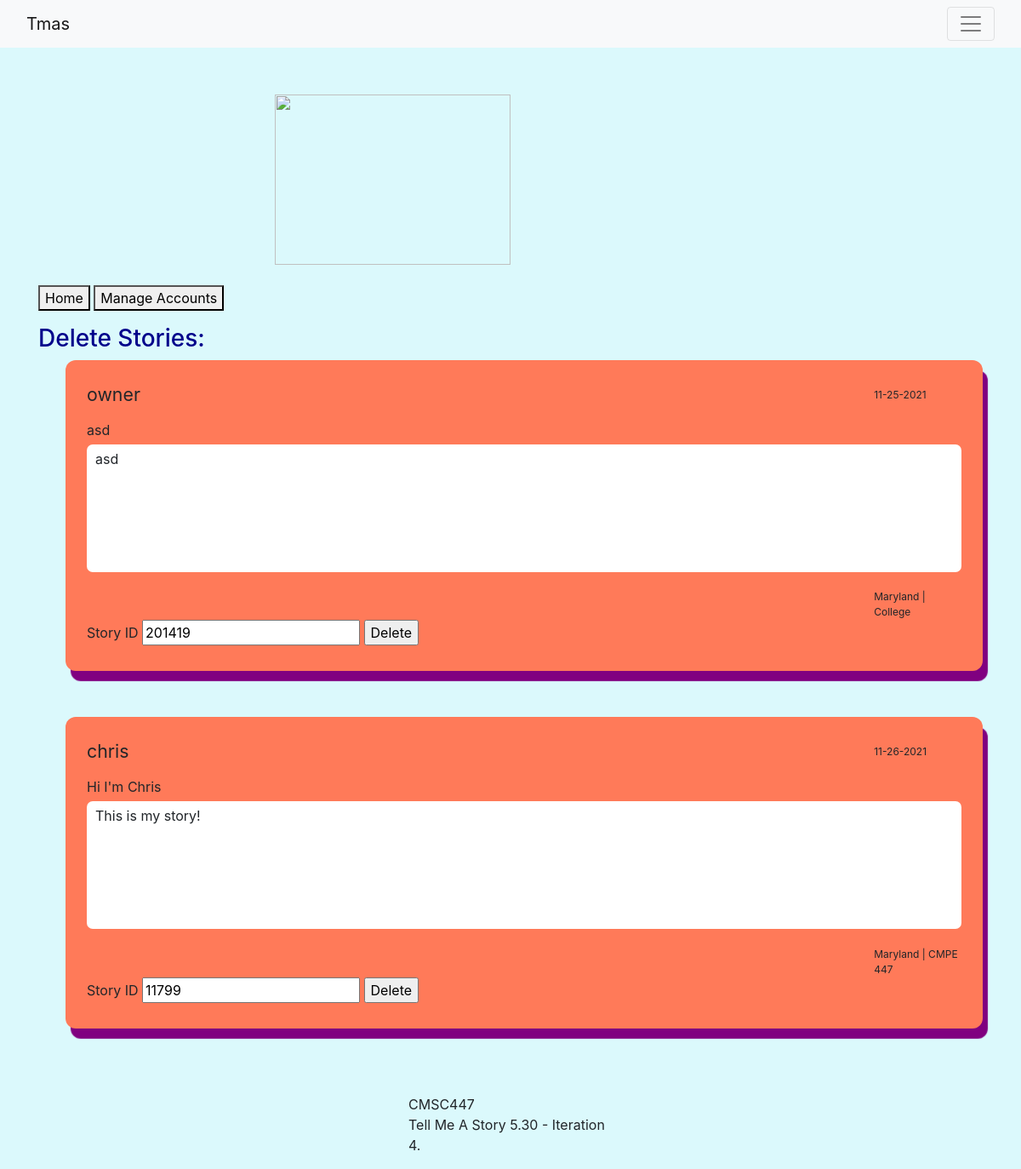
/adminPage/ (signed in), run on the app's committed database.
### tmasTest/models.py (models this page shows)
class Tmas(models.Model):
    subject = models.TextField()
    date = models.TextField()
    story = models.TextField()
    community = models.TextField()
    user = models.TextField()
    storyID = models.TextField()
    location = models.TextField()
    status = models.TextField()
    links = models.ManyToManyField(storyLink)

### tmasTest/views.py (the view)
# urls.py: path('adminPage/', views.adminPage, name='adminPage'),
def adminPage(request):
    stories = Tmas.objects.filter()
    context = {
        'stories': stories,
    }
    return render(request, "admin/adminPage.html", context=context)

### tmasTest/templates/admin/adminPage.html (shortened to what this page needs)
{% extends 'base.html' %}
{% block content %}
   <p>
	   <a href="{% url 'index' %}">
        <button>Home</button>
	   </a>
	   <a href="{% url 'admin' %}">
        <button>Manage Accounts</button>
	   </a>
        <h3 style="color:darkblue;">Delete Stories:</h3>
        <ol>
            {% for story in stories %}
			<form action="{% url 'delete' %}" method="post">
			<li style="list-style-type: none;">
			<div style="background-color: #FF7A59; padding: 25px; margin: 0px 0px 5% 0px; border-radius: 12px 12px 12px 12px; box-shadow: 6px 12px 1px purple;">
                <div style = "font-size: 16pt; width: 250px">
					{{story.user}}
				</div>
				<div style = "font-size: 9pt; position: float; padding-left: 90%; margin-top: -25px;">
					{{story.date}}
				</div>
				<div style = "margin-top: 20px; margin-bottom: 3px;">
					{{story.subject}}
				</div>
				<div style = "background-color: white; height: 150px; border-radius: 7px 7px 7px 7px;">
					<div style = "margin-top: 5px; margin-bottom: 50px; padding-left: 10px; padding-top: 5px;">
					{{story.story}}
					</div>
				</div>
				<div style = "font-size: 9pt; position: float; padding-left: 90%; padding-top: 2%;">
					{{story.location}} | {{story.community}}
				</div>
				<label>Story ID</label>
				 <input type="text" name="storyD" value={{story.storyID}} readonly>
				<input type="Submit" value="Delete">
			</div>
			</form>
            {% endfor %}
        </ol>
    </p> <br/>
{% endblock %}

### tmasTest/static/css/all.css (style rules this page uses)
body { background-color: #DBF9FC; }
input { font-size: inherit; }

### data on the page
Tmas: user "owner", date "11-25-2021", subject "asd", story "asd", location "Maryland", community "College", storyD "201419"
Tmas: user "chris", date "11-26-2021", subject "Hi I'm Chris", story "This is my story!", location "Maryland", community "CMPE 447", storyD "11799"
